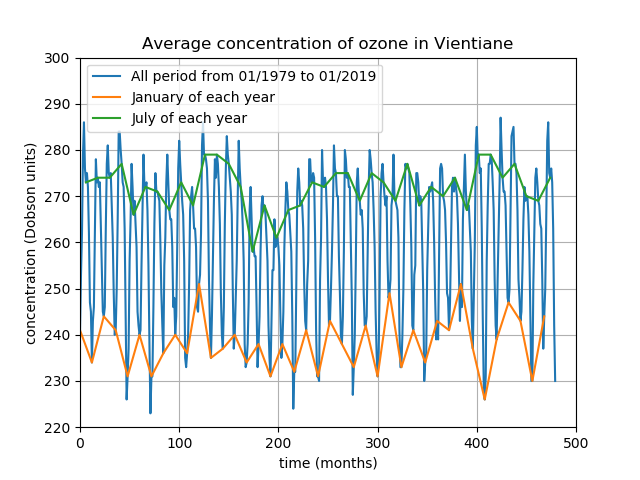

This figure's Python source:
from netCDF4 import Dataset
import numpy as np
import matplotlib.pyplot as plt
import json

city = "Vientiane"
lat = 17.58
lon = 102.35

data = Dataset('MSR-2.nc')
lats = np.array(data.variables['latitude'][:])
lons = np.array(data.variables['longitude'][:])
time = np.array(data.variables['time'][:])

lat_ind = np.searchsorted(lats, lat)
lon_ind = np.searchsorted(lons, lon)

plt.figure()
plt.title('Average concentration of ozone in Vientiane')
x_all = np.arange(480)
x_jan = np.arange(0, time.size, 12)
x_jul = np.arange(6, time.size, 12)
y_all = np.array(data.variables['Average_O3_column'][x_all, lat_ind, lon_ind])
y_jan = np.array(data.variables['Average_O3_column'][x_jan, lat_ind, lon_ind])
y_jul = np.array(data.variables['Average_O3_column'][x_jul, lat_ind, lon_ind])
plt.plot(x_all, y_all, label = 'All period from 01/1979 to 01/2019')
plt.plot(x_jan, y_jan, label = 'January of each year')
plt.plot(x_jul, y_jul, label = 'July of each year')
plt.axis([0, 500, 220, 300])
plt.xlabel('time (months)')
plt.ylabel('concentration (Dobson units)')
plt.grid()
plt.legend(loc='upper left')
plt.show()
plt.savefig('ozon.png')

min_all = np.amin(y_all)
max_all = np.amax(y_all)
mean_all = round(np.mean(y_all), 1)

min_jan = np.amin(y_jan)
max_jan = np.amax(y_jan)
mean_jan = round(np.mean(y_jan), 1)

min_jul = np.amin(y_jul)
max_jul = np.amax(y_jul)
mean_jul = round(np.mean(y_jul), 1)

d = {
    'city': 'Vientiane',
    'coordinates': [lat, lon],
    'jan': {
        'min': float(min_jan),
        'max': float(max_jan),
        'mean': float(mean_jan)},
    'jul': {'min': float(min_jul),
            'max': float(max_jul),
            'mean': float(mean_jul)},
    'all': {'min': float(min_all),
            'max': float(max_all),
            'mean': float(mean_all)}
    }
with open('ozon.json', 'w') as f:
    json.dump(d, f)
with open('ozon.json', 'r') as f:
    print(f.read())